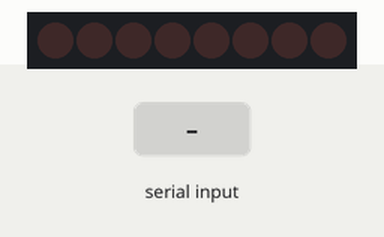
This sketch was run on a simulated Arduino Uno, built with avr-gcc and run on an emulated ATmega328P. Shown: 8 shift-register outputs drawn as a row of LEDs (first output left, lit = HIGH). Wiring (inferred from the names in the program): shift register (74HC595): data pin 11; shift clock pin 12; latch pin 8. Wiring (inferred from the signals the program sends): row of LEDs: on Q0, Q1, Q2, Q3, Q4, Q5, Q6, Q7. The inputs (shaded band) are chosen by the test bench.

Above: at 1.2 s.
1.3 s: byte 30 received over Serial
At 1.7 s:
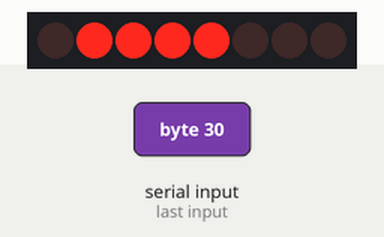
2.8 s: byte 90 received over Serial
At 4.0 s:
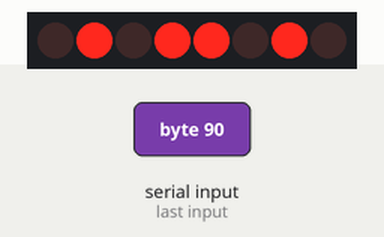
4.3 s: byte 120 received over Serial
At 5.0 s:
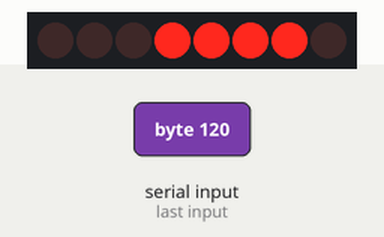
Timing chart, 0 to 7.3 s (numbered marks = the images above; inputs shaded):
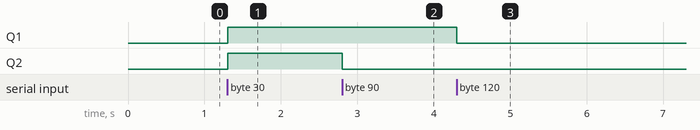

The sketch:

ShiftOutButtonsReceiver.ino
```cpp
//Pin connected to ST_CP of 74HC595
int latchPin = 8;
//Pin connected to SH_CP of 74HC595
int clockPin = 12;
//Pin connected to DS of 74HC595
int dataPin = 11;

byte inByte = 0; // our incoming byte

void setup() {
  // set pins to output so you can control the shift register
  pinMode(latchPin, OUTPUT);
  pinMode(clockPin, OUTPUT);
  pinMode(dataPin, OUTPUT);

  // begin serial connection
  Serial.begin(9600);
}

void loop() {

  while(Serial.available() > 0) {
    inByte = Serial.read();
  }

  // take the latchPin low so
  // the LEDs don't change while you're sending in bits:
  digitalWrite(latchPin, LOW);
  // shift out the bits:
  shiftOut(dataPin, clockPin, MSBFIRST, inByte);
  //take the latch pin high so the LEDs will light up:
  digitalWrite(latchPin, HIGH);

  // just set a little delay
  delay(10);
}
```

Measured:
- after the input at 1.3 s, Q1, Q2: LOW → HIGH at once
- after the input at 2.8 s, Q2: HIGH → LOW at once
- after the input at 4.3 s, Q1: HIGH → LOW at once
